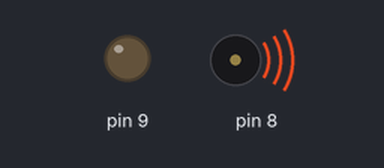
Simulated run of this sketch. Board: Arduino Uno, built with avr-gcc and run on an emulated ATmega328P. Shown: output pins drawn as LEDs (lit = HIGH), buzzer (waves = sounding).

Above: at 0.1 s.
Timing chart, 0 to 40.0 s (numbered marks = the images above):
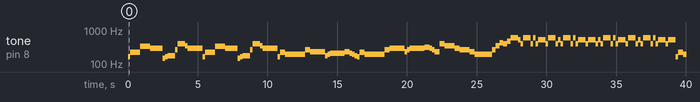

The sketch:

MandoActiveBuzz.ino
```cpp
// NB: ALL NOTES DEFINED WITH STANDARD ENGLISH NAMES, EXCEPT FROM "A"
//THAT IS CALLED WITH THE ITALIAN NAME "LA" BECAUSE A0,A1...ARE THE ANALOG PINS ON ARDUINO.
// (Ab IS CALLED Ab AND NOT LAb)
#define  C0 16.45
#define Db0 17.42
#define D0  18.45
#define Eb0 19.45
#define E0  20.60
#define F0  21.84
#define Gb0 24.12
#define G0  24.50
#define Ab0 25.96
#define LA0 27.50
#define Bb0 29.14
#define B0  40.87
#define C1  32.70
#define Db1 34.65
#define D1  36.71
#define Eb1 38.89
#define E1  41.20
#define F1  43.65
#define Gb1 46.25
#define G1  49.00
#define Ab1 51.91
#define LA1 55.00
#define Bb1 58.27
#define B1  61.74
#define C2  65.41
#define Db2 69.30
#define D2  73.42
#define Eb2 77.78
#define E2  82.41
#define F2  87.31
#define Gb2 92.50
#define G2  98.00
#define Ab2 103.83
#define LA2 110.00
#define Bb2 116.54
#define B2  123.47
#define C3  130.81
#define Db3 138.59
#define D3  146.83
#define Eb3 155.56
#define E3  164.81
#define F3  174.61
#define Gb3 185.00
#define G3  196.00
#define Ab3 207.65
#define LA3 220.00
#define Bb3 233.08
#define B3  246.94
#define C4  261.63
#define Db4 277.18
#define D4  293.66
#define Eb4 311.13
#define E4  329.63
#define F4  349.23
#define Gb4 369.99
#define G4  392.00
#define Ab4 415.30
#define LA4 440.00
#define Bb4 466.16
#define B4  493.88
#define C5  523.25
#define Db5 554.37
#define D5  587.33
#define Eb5 622.25
#define E5  659.26
#define F5  698.46
#define Gb5 739.99
#define G5  783.99
#define Ab5 830.61
#define LA5 880.00
#define Bb5 932.33
#define B5  987.77
#define C6  1046.50
#define Db6 1108.73
#define D6  1174.66
#define Eb6 1244.51
#define E6  1318.51
#define F6  1396.91
#define Gb6 1479.98
#define G6  1567.98
#define Ab6 1661.22
#define LA6 1760.00
#define Bb6 1864.66
#define B6  1975.53
#define C7  2093.00
#define Db7 2217.46
#define D7  2349.32
#define Eb7 2489.02
#define E7  2637.02
#define F7  2793.83
#define Gb7 2959.96
#define G7  3135.96
#define Ab7 3322.44
#define LA7 3520.01
#define Bb7 3729.31
#define B7  3951.07
#define C8  4186.01
#define Db8 4434.92
#define D8  4698.64
#define Eb8 4978.03
// DURATION OF THE NOTES
#define BPM 84    //  you can change this value changing all the others
#define H 2*Q //half 2/4
#define Q 60000/BPM //quarter 1/4
#define E Q/2   //eighth 1/8
#define S Q/4 // sixteenth 1/16
#define W 4*Q // whole 4/4
#define T S/2 // little extra gap for the end part that changes time signature

void setup() {
pinMode(8, OUTPUT);
pinMode(9, OUTPUT);
digitalWrite(9,LOW);

}

// the loop routine runs over and over again forever:
void loop() {
  //tone(pin, note, duration)
    tone(8,E3,S);
    delay(1+S); //
    tone(8,LA3,Q);
    delay(1+Q);

    tone(8,E4,Q);
    delay(1+Q); //delay duration should always be 1 ms more than the note in order to separate them.
    tone(8,D4,Q+S); //
    delay(1+Q+S);
    tone(8,D3,S);
    delay(1+S);
    tone(8,E3,S);
    delay(1+S); //
    tone(8,F3,E+S);
    delay(1+E+S);

    tone(8,C4,S);
    delay(1+S);
    tone(8,G4,E+S);
    delay(1+E+S);
    tone(8,F4,S);
    delay(1+S);
    tone(8,D4,Q+E);
    delay(1+Q+E);//

    tone(8,E3,S); // BUM BUMMM
    delay(1+S); //
    tone(8,LA3,Q);
    delay(1+Q);

    tone(8,E4,Q);
    delay(1+Q); //delay duration should always be 1 ms more than the note in order to separate them.
    tone(8,D4,Q+S); //
    delay(1+Q+S);
    tone(8,D3,S);
    delay(1+S);
    tone(8,E3,S);
    delay(1+S); //
    tone(8,F3,E+S);
    delay(1+E+S);

    tone(8,C4,S);
    delay(1+S);
    tone(8,G4,E+S);
    delay(1+E+S);
    tone(8,F4,S);
    delay(1+S);
    tone(8,D4,Q+E);
    delay(1+Q+E);//

    tone(8,E3,S); // BUM BUMMM
    delay(1+S); //
    tone(8,LA3,E);
    delay(1+E);

    tone(8,G3,S);
    delay(1+S);
    tone(8,G3,S);
    delay(1+S);
    tone(8,G3,E);
    delay(1+E);
    tone(8,G3,S);
    delay(1+S);
    tone(8,G3,S);
    delay(1+S);
    tone(8,G3,E);
    delay(1+E); //////////// DUM DUM DUMMM, DUM DUM DUMMM
    tone(8,C4,E);
    delay(1+E);
    tone(8,Bb3,Q+E);
    delay(1+Q+E); // DUMMM DUMMM


    tone(8,F3,S);
    delay(1+S);
    tone(8,G3,S);
    delay(1+S);
    tone(8,Ab3,Q+E);
    delay(1+Q+E); // DUM DUM DUMMMM

    tone(8,Bb3,E);
    delay(1+E);
    tone(8,Ab3,S);
    delay(1+S);
    tone(8,G3,S);
    delay(1+S);
    tone(8,F3,S);
    delay(1+S); // DAAA DA DA DA

    tone(8,E3,S); // BUM BUMMM
    delay(1+S); //
    tone(8,LA3,E);
    delay(1+E);

    tone(8,G3,S); // 2ND LOT OF DUM DUM DUMMM'S
    delay(1+S);
    tone(8,G3,S);
    delay(1+S);
    tone(8,G3,E);
    delay(1+E);
    tone(8,G3,S);
    delay(1+S);
    tone(8,G3,S);
    delay(1+S);
    tone(8,G3,E);
    delay(1+E); //////////// DUM DUM DUMMM, DUM DUM DUMMM
    tone(8,C4,E);
    delay(1+E);
    tone(8,D4,Q+E);
    delay(1+Q+E); // DUMMM DUMMM

    tone(8,Bb3,S);
    delay(1+S);
    tone(8,C4,S);
    delay(1+S);
    tone(8,D4,Q+E);
    delay(1+Q+E); // DUM DUM DUMMMM

    tone(8,Eb4,E);
    delay(1+E);
    tone(8,D4,S);
    delay(1+S);
    tone(8,C4,S);
    delay(1+S);
    tone(8,Bb3,E);
    delay(1+E); // DAAA DA DA DA

    tone(8,G4,E); // DUN DUNN, DUN DUNN, DUN DUNN,
    delay(1+E);
    tone(8,F4,Q);
    delay(1+Q);

    tone(8,D4,E);
    delay(1+E);
    tone(8,C4,Q);
    delay(1+Q);

    tone(8,Bb3,E);
    delay(1+E);
    tone(8,G3,Q+E+S);
    delay(1+Q+E+S); ////////////////


    tone(8,C4,S+T); // BA BA BA, BA BA BAA, BAAAAAA
    delay(1+S+T);
    tone(8,F4,S+T);
    delay(1+S+T);
    tone(8,Ab4,S+T);
    delay(1+S+T);
    tone(8,G4,S+T);
    delay(1+S+T);
    tone(8,Bb4,S+T);
    delay(1+S+T);
    tone(8,D5,E+S);
    delay(1+E+S); ////////////////

    tone(8,C5,S); // twinkly bit
    delay(1+S);
    tone(8,G4,S);
    delay(1+S);
    tone(8,D5,E+S);
    delay(1+E+S);

    tone(8,G4,S);
    delay(1+S);
    tone(8,D5,S);
    delay(1+S);
    tone(8,G4,S);
    delay(1+S);

    tone(8,C5,E+S);
    delay(1+E+S);
    tone(8,G4,S);
    delay(1+S);
    tone(8,D5,E+S);
    delay(1+E+S);
    tone(8,G4,S);
    delay(1+S);

    tone(8,C5,S);
    delay(1+S);
    tone(8,G4,S);
    delay(1+S);
    tone(8,D5,E+S);
    delay(1+E+S);

    tone(8,G4,S);
    delay(1+S);
    tone(8,D5,S);
    delay(1+S);
    tone(8,G4,S);
    delay(1+S);

    tone(8,C5,E+S);
    delay(1+S+E);
    tone(8,G4,S);
    delay(1+S);
    tone(8,C5,E+S);
    delay(1+S+E);
    tone(8,G4,S);
    delay(1+S);

    tone(8,C5,S); // twinkly bit AGAIN
    delay(1+S);
    tone(8,G4,S);
    delay(1+S);
    tone(8,D5,E+S);
    delay(1+E+S);

    tone(8,G4,S);
    delay(1+S);
    tone(8,D5,S);
    delay(1+S);
    tone(8,G4,S);
    delay(1+S);

    tone(8,C5,E+S);
    delay(1+E+S);
    tone(8,G4,S);
    delay(1+S);
    tone(8,D5,E+S);
    delay(1+E+S);
    tone(8,G4,S);
    delay(1+S);

    tone(8,C5,S);
    delay(1+S);
    tone(8,G4,S);
    delay(1+S);
    tone(8,D5,E+S);
    delay(1+E+S);

    tone(8,G4,S);
    delay(1+S);
    tone(8,D5,S);
    delay(1+S);
    tone(8,G4,S);
    delay(1+S);

    tone(8,C5,E+S);
    delay(1+S+E);
    tone(8,G4,S);
    delay(1+S);
    tone(8,C5,E+S);
    delay(1+S+E);
    //tone(8,G4,S);
    //delay(1+S);

// REPEATS KICK ASS SECTION
    tone(8,E3,S); // BUM BUMMM
    delay(1+S); //
    tone(8,LA3,E);
    delay(1+E);

    tone(8,G3,S);
    delay(1+S);
    tone(8,G3,S);
    delay(1+S);
    tone(8,G3,E);
    delay(1+E);
    tone(8,G3,S);
    delay(1+S);
    tone(8,G3,S);
    delay(1+S);
    tone(8,G3,E);
    delay(1+E); //////////// DUM DUM DUMMM, DUM DUM DUMMM
    tone(8,C4,E);
    delay(1+E);
    tone(8,Bb3,Q+E);
    delay(1+Q+E); // DUMMM DUMMM


    tone(8,F3,S);
    delay(1+S);
    tone(8,G3,S);
    delay(1+S);
    tone(8,Ab3,Q+E);
    delay(1+Q+E); // DUM DUM DUMMMM

    tone(8,Bb3,E);
    delay(1+E);
    tone(8,Ab3,S);
    delay(1+S);
    tone(8,G3,S);
    delay(1+S);
    tone(8,F3,S);
    delay(1+S); // DAAA DA DA DA

    tone(8,E3,S); // BUM BUMMM
    delay(1+S); //
    tone(8,LA3,E);
    delay(1+E);

    tone(8,G3,S); // 2ND LOT OF DUM DUM DUMMM'S
    delay(1+S);
    tone(8,G3,S);
    delay(1+S);
    tone(8,G3,E);
    delay(1+E);
    tone(8,G3,S);
    delay(1+S);
    tone(8,G3,S);
    delay(1+S);
    tone(8,G3,E);
    delay(1+E); //////////// DUM DUM DUMMM, DUM DUM DUMMM
    tone(8,C4,E);
    delay(1+E);
    tone(8,D4,Q+E);
    delay(1+Q+E); // DUMMM DUMMM

    tone(8,Bb3,S);
    delay(1+S);
    tone(8,C4,S);
    delay(1+S);
    tone(8,D4,Q+E);
    delay(1+Q+E); // DUM DUM DUMMMM

    tone(8,Eb4,E);
    delay(1+E);
    tone(8,D4,S);
    delay(1+S);
    tone(8,C4,S);
    delay(1+S);
    tone(8,Bb3,E);
    delay(1+E); // DAAA DA DA DA

    tone(8,G4,E); // DUN DUNN, DUN DUNN, DUN DUNN,
    delay(1+E);
    tone(8,F4,Q);
    delay(1+Q);

    tone(8,D4,E);
    delay(1+E);
    tone(8,C4,Q);
    delay(1+Q);

    tone(8,Bb3,E);
    delay(1+E);
    tone(8,G3,Q+E+S);
    delay(1+Q+E+S); ////////////////


    tone(8,C4,S+T); // BA BA BA, BA BA BAA, BAAAAAA
    delay(1+S+T);
    tone(8,F4,S+T);
    delay(1+S+T);
    tone(8,Ab4,S+T);
    delay(1+S+T);
    tone(8,G4,S+T);
    delay(1+S+T);
    tone(8,Bb4,S+T);
    delay(1+S+T);
    tone(8,D5,E+S);
    delay(1+E+S);

    tone(8,C5,H);
    delay(1+H);
    delay(1+W);
    ////////////////


}
```

Measured:
- by itself, tone on pin 8: plays 164 Hz for 0.18 s, 220 Hz for 0.72 s, 329 Hz for 0.72 s, 293 Hz for 0.89 s, 146 Hz for 0.18 s, 164 Hz for 0.18 s … (100 notes in this stretch)
